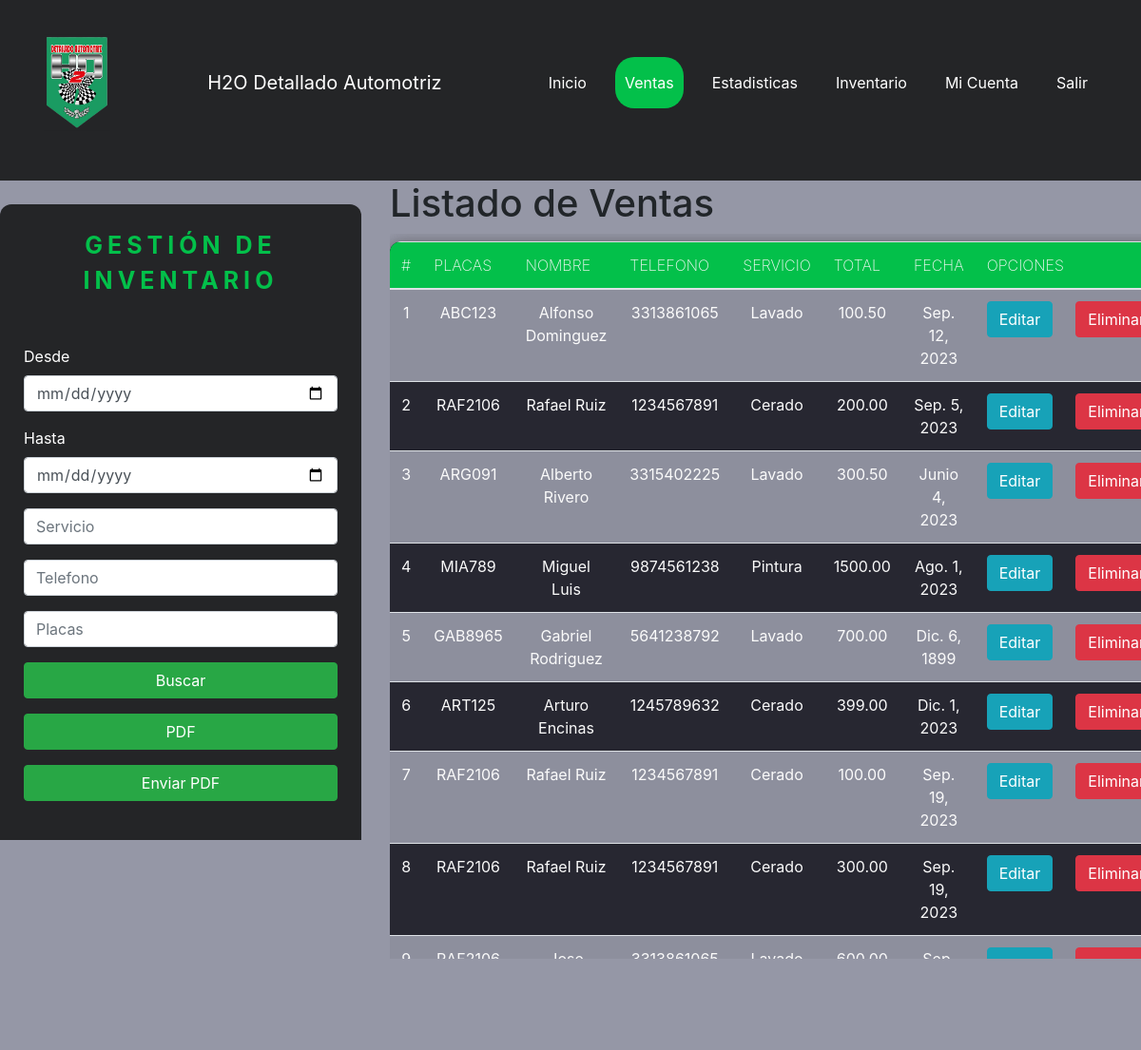
Screenshot of /org/ventas (signed in) with the database file from the repository.
### adminpages/models.py (models this page shows)
class ServicePage(models.Model):
  first_name = models.CharField(max_length=150)
  last_name = models.CharField(max_length=150)
  phone = models.CharField(max_length=15)
  type_service = models.CharField(max_length=100)
  plate_code = models.CharField(max_length=7)
  price = models.DecimalField(max_digits=10, decimal_places=2)
  service_date = models.DateField(auto_now_add=True)
  hour_date = models.TimeField(auto_now_add=True)

### adminpages/views.py (the view)
# urls.py: path('ventas', views.Ventas, name='ventas'),
@login_required
def Ventas(request):
  ventasLista = ServicePage.objects.all()
  return render(request,'adminpages/ventas.html',{'ventas': ventasLista})

### adminpages/templates/adminpages/ventas.html (shortened to what this page needs)
{% extends 'base.html' %}
{% block content %}
<div class="row">
    <div class="col-sm-12 col-md-6 col-lg-4 col-xl-4">
        <div class="wrapper">
            <div class="registration_form">
              <div class="title">Gestión de Inventario</div>
                <form class="form-group mt-5" action="buscarVenta" method="GET">
                  <div class="mt-4">
                    <div class="form-group">
                      <label for="txtdate1">Desde</label>
                        <input type="date" id="txtdate1" name="txtdate1" class="form-control" placeholder="Desde"
                           maxlength="50">
                    </div>
                    <div class="form-group">
                      <label for="txtdate1">Hasta</label>
                        <input type="date" id="txtdate2" name="txtdate2" class="form-control" placeholder="Hasta"
                            maxlength="200">
                    </div>
                  </div>
                  <div class="form-group">
                    <input type="txt" id="txtServicio" name="txtServicio" class="form-control" placeholder="Servicio"
                        maxlength="50">
                  </div>
                    <div class="form-group">
                      <input type="text" id="txtTelefono" name="txtTelefono" class="form-control" placeholder="Telefono"
                          maxlength="150">
                    </div>
                    <div class="form-group">
                      <input type="txt" id="txtPlacas" name="txtPlacas" class="form-control" placeholder="Placas"
                          maxlength="50">
                    </div>
                    <div class="form-group">
                        <button type="submit" name="accion" value="buscar" class="btn btn-success btn-block text-white">Buscar</button>
                    </div>
                    <div class="form-group">
                        <button type="submit" name="accion" value="descargar" class="btn btn-success btn-block text-white">PDF</button>
                    </div>
                    <div class="form-group">
                        <button type="submit" name="accion" value="enviar" class="btn btn-success btn-block text-white">Enviar PDF</button>
                    </div>
                </form>
            </div>
        </div>
    </div>
    <div class="col-sm-12 col-md-6 col-lg-8 col-xl-8">
        <h1>Listado de Ventas</h1>
        <div class="table-responsive py-2">
            <table class="table table-striped">
                <thead>
                    <tr>
                        <th>#</th>
                        <th>Placas</th>
                        <th>Nombre</th>
                        <th>Telefono</th>
                        <th>Servicio</th>
                        <th>Total</th>
                        <th>Fecha</th>
                        <th colspan="2">Opciones</th>
                    </tr>
                </thead>
                <tbody>
                    {% for i in ventas %}
                    <tr>
                        <td>{{forloop.counter}}</td>
                        <td>{{i.plate_code}}</td>
                        <td>{{i.first_name}} {{i.last_name}}</td>
                        <td>{{i.phone}}</td>
                        <td>{{i.type_service}}</td>
                        <td>{{i.price}}</td>
                        <td>{{i.service_date}}</td>
                        <td><a href="edicionVenta/{{i.id}}" class="btn btn-info">Editar</a></td>
                        <td><a href="eliminarVenta/{{i.id}}" class="btn btn-danger btnEliminacion">Eliminar</a></td>
                    </tr>
                    {% endfor %}
                </tbody>
            </table>
        </div>
    </div>
</div>
{% endblock %}

### static/templates/base.html (shortened to what this page needs)
{% load static %}
<!DOCTYPE html>
<html lang="es">
  <head>
    <link href="{% static 'css/style.css'%}" rel="stylesheet" />
    <link href="{% static 'css/navbar.css'%} " rel="stylesheet" />
    <link href="{% static 'css/productos.css'%} " rel="stylesheet" />
    <link href="{% static 'css/table.css'%} " rel="stylesheet" />
    <link rel="stylesheet" href="https://cdn.jsdelivr.net/npm/bootstrap@4.5.3/dist/css/bootstrap.min.css"
>
    <link
      href="https://unpkg.com/boxicons@2.0.9/css/boxicons.min.css"
      rel="stylesheet"
    />
  </head>
  <body>
    <header>
      <nav>
        <ul class="menu">
          <li class="logo_img">
            <a href="{% url 'home' %}"
              ><img src="{% static 'Images/logo.png'%}" width="70px"
            /></a>
          </li>
          {% with request.resolver_match.view_name as view_name %}
          <li class="logo "><a href="{% url 'home' %}">H2O Detallado Automotriz</a></li>
          <li class="item {% if view_name == 'home' %} selected{% endif %}"><a href="{% url 'home' %}">Inicio</a></li>
          <li class="item {% if view_name == 'ventas' %} selected{% endif %}"><a href="{% url 'ventas' %}">Ventas</a></li>
          <li class="item {% if view_name == 'estadisticas' %} selected{% endif %}"><a href="{% url 'estadisticas' %}">Estadisticas</a></li>
          <li class="item {% if view_name == 'inventario' %} selected{% endif %}"><a href="{% url 'inventario' %}">Inventario</a></li>
          <li class="item {% if view_name == 'editar-cuenta' %} selected{% endif %}"><a href="{% url 'editar-cuenta' %}">Mi Cuenta</a></li>
          {% endwith %}
          <li class="item"><a href="{% url 'logout' %}">Salir</a></li>
        </ul>
      </nav>
    </header>
    <main>
      {% block content %}
      {% endblock %}
    </main>
  </body>
</html>

### static/css/style.css (style rules this page uses)
:root { --parakeet: #03c04a; --slate: #242527; }
* { margin: 0; padding: 0; box-sizing: border-box; }
body { font-family: "Roboto Condensed", sans-serif; }
main,body,footer { background: #84889c; }
html, body { margin: 0px; padding: 0px; height: 100%; }
body { padding-bottom: 81px; min-height: calc(100% - 81px); position: relative; }
.wrapper { padding-top: 25px; padding-bottom: 25px; display: flex; justify-content: center; align-items: center; }
.registration_form { background: var(--slate); padding: 25px; border-radius: 12px 12px 0 0; width: 400px; }
.registration_form .title { text-align: center; font-size: 25px; text-transform: uppercase; color: var(--parakeet); letter-spacing: 5px; font-weight: 700; }

### static/css/navbar.css (style rules this page uses)
:root { --parakeet: #03c04a; --slate: #242527; }
nav { background: var(--slate); padding: 5px 20px; }
ul { list-style-type: none; }
a { color: white; text-decoration: none; }
.menu li { font-size: 16px; padding: 15px 5px; white-space: nowrap; }
.logo a, .toggle a { font-size: 20px; }
.menu { display: flex; flex-wrap: wrap; justify-content: space-between; align-items: center; }
.item { width: 100%; text-align: center; order: 3; display: none; }
@media all and (min-width: 468px) { .menu { justify-content: center; } }
@media all and (min-width: 468px) { .logo { flex: 1; } }
@media all and (min-width: 768px) { .item { display: block; width: auto; } }
@media all and (min-width: 768px) { .logo { order: 0; } }
@media all and (min-width: 768px) { .item { order: 1; } }
@media all and (min-width: 768px) { .menu li { padding: 15px 10px; } }

### static/css/productos.css (style rules this page uses)
body { font-family: Arial, sans-serif; margin: 0; padding: 0; background-color: blue; }
a { text-decoration: none; }
header { background-color: #242527; color: #fff; text-align: center; padding: 1rem; }

### static/css/table.css (style rules this page uses)
:root { --parakeet: #03c04a; --slate: #242527; --darkslateeven: #2a2a35; --darkslategray: #272731; }
main { background: #9597a6; }
table { width: 60%; border-collapse: collapse; border-spacing: 0; box-shadow: 0 2px 15px rgba(64, 64, 64, 0.7); border-radius: 12px 12px 0 0; overflow: hidden; margin-left: auto; margin-right: auto; margin-top: 0px; margin-bottom: 25px; }
td, th { padding: 15px 20px; text-align: center; }
th { background-color: var(--parakeet); color: #fafafa; font-weight: 200; text-transform: uppercase; }
tr { width: 100%; background-color: black; color: #fafafa; }
tr:nth-child(even) { background-color: var(--darkslategray); }

### static/templates/base.html (style rules this page uses)
.item { display: inline-block; text-decoration: none; color: white; margin: 0 10px; padding: 10px 20px; border-radius: 20px; transition: background-color 0.3s ease; }
a { text-decoration: none; color: white; }
a:link, a:visited, a:active { text-decoration:none; }
.item.selected { background-color: #03c04a; color: #fff; }
body { background: #9597a6; }

### adminpages/templates/adminpages/ventas.html (style rules this page uses)
label { color: white; }

### rows the page displays
ServicePage: plate_code "ABC123", first_name "Alfonso", last_name "Dominguez", phone "3313861065", type_service "Lavado", price "100.50", service_date "Sep. 12, 2023"
ServicePage: plate_code "RAF2106", first_name "Rafael", last_name "Ruiz", phone "1234567891", type_service "Cerado", price "200.00", service_date "Sep. 5, 2023"
ServicePage: plate_code "ARG091", first_name "Alberto", last_name "Rivero", phone "3315402225", type_service "Lavado", price "300.50", service_date "Junio 4, 2023"
ServicePage: plate_code "MIA789", first_name "Miguel", last_name "Luis", phone "9874561238", type_service "Pintura", price "1500.00", service_date "Ago. 1, 2023"
ServicePage: plate_code "GAB8965", first_name "Gabriel", last_name "Rodriguez", phone "5641238792", type_service "Lavado", price "700.00", service_date "Dic. 6, 1899"
ServicePage: plate_code "ART125", first_name "Arturo", last_name "Encinas", phone "1245789632", type_service "Cerado", price "399.00", service_date "Dic. 1, 2023"
ServicePage: plate_code "RAF2106", first_name "Rafael", last_name "Ruiz", phone "1234567891", type_service "Cerado", price "100.00", service_date "Sep. 19, 2023"
ServicePage: plate_code "RAF2106", first_name "Rafael", last_name "Ruiz", phone "1234567891", type_service "Cerado", price "300.00", service_date "Sep. 19, 2023"
ServicePage: plate_code "RAF2106", first_name "Jose Rafael", phone "3313861065", type_service "Lavado", price "600.00", service_date "Sep. 29, 2023"
